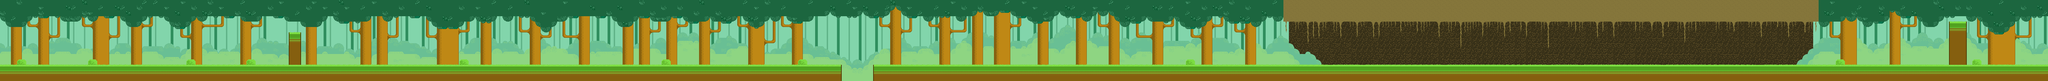

This is a level from a 2D game, rendered from its Tiled map with the project's own tilesets. A one-line summary and the map file follow, with tile-layer data summarised:
An orthogonal 375x15 tile map with 16x16 px tiles, 10 tile layers (Fundo, Árvores do fundo, Arbustos 2, Arbustos 1, ...).

<map version="1.0" orientation="orthogonal" renderorder="right-down" width="375" height="15" tilewidth="16" tileheight="16" nextobjectid="1">
 <tileset firstgid="1" name="Tiles Floresta" tilewidth="16" tileheight="16">
  <image source="floresta.png" width="224" height="144" />
 </tileset>
 <layer name="Fundo" width="375" height="15">
  <data>[5625 cells, 3987 non-empty, 4 distinct tile ids]</data>
 </layer>
 <layer name="Árvores do fundo" width="375" height="15">
  <data>[5625 cells, 1137 non-empty, 2 distinct tile ids]</data>
 </layer>
 <layer name="Arbustos 2" width="375" height="15">
  <data>[5625 cells, 1208 non-empty, 11 distinct tile ids]</data>
 </layer>
 <layer name="Arbustos 1" width="375" height="15">
  <data>[5625 cells, 852 non-empty, 11 distinct tile ids]</data>
 </layer>
 <layer name="Árvores" width="375" height="15">
  <data>[5625 cells, 955 non-empty, 19 distinct tile ids]</data>
 </layer>
 <layer name="Chão/Muros" width="375" height="15">
  <data>[5625 cells, 1143 non-empty, 12 distinct tile ids]</data>
 </layer>
 <layer name="Caverna" width="375" height="15">
  <data>[5625 cells, 554 non-empty, 13 distinct tile ids]</data>
 </layer>
 <layer name="Grama/Laterais" width="375" height="15">
  <data>[5625 cells, 396 non-empty, 12 distinct tile ids]</data>
 </layer>
 <layer name="Copa" width="375" height="15">
  <data>[5625 cells, 1142 non-empty, 11 distinct tile ids]</data>
 </layer>
 <layer name="Arbusto pequeno" width="375" height="15">
  <data>[5625 cells, 20 non-empty, 2 distinct tile ids]</data>
 </layer>
</map>